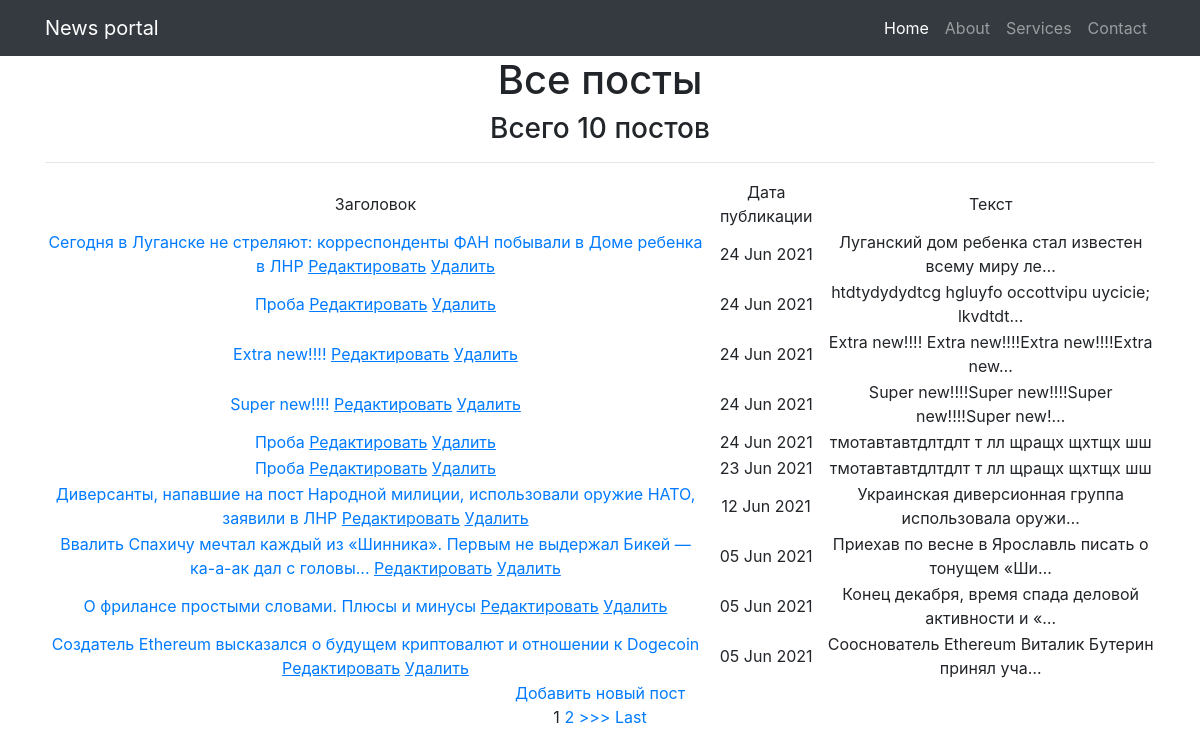
The page / on the database its author committed.
### news/models.py (models this page shows, shortened)
class Post(models.Model):
    author = models.ForeignKey(Author, on_delete=models.CASCADE)
    NEWS = 'NW'
    ARTICLE = 'AR'
    RUBRIC = (
        (NEWS, 'Новость'), (ARTICLE, 'Статья')
    )
    categoryType = models.CharField(max_length=2, choices=RUBRIC, default=ARTICLE)
    time_post = models.DateTimeField(auto_now_add=True)
    postCategory = models.ManyToManyField(Category, through='PostCategory')
    title = models.CharField(max_length=128)
    text = models.TextField()
    rating = models.SmallIntegerField(default=0)
    class Meta:
        verbose_name = 'Публикация'
        verbose_name_plural = 'Публикации'

### news/views.py (the view)
# urls.py: path('', PostsList.as_view()),
class PostsList(ListView):
    model = Post
    template_name = 'posts.html'
    context_object_name = 'posts'
    queryset = Post.objects.order_by('-id')
    paginate_by = 10
    def get_context_data(self, **kwargs):
        context = super().get_context_data(**kwargs)
        context['time_now'] = datetime.utcnow()
        return context

### news/templatetags/custom_filters.py (called while the page is built)
@register.filter(name='censor')  # регистрируем наш фильтр под именем Censor
def censor(text):
    for word in censored_words:
        if word in text:
            text = text.replace(word, '-censored-')
        else:
            continue
    return text

### news/templates/news/posts.html (shortened to what this page needs)
{% extends 'flatpages/default.html' %}
{% load custom_filters %}
{% block content %}
<h1>Все посты</h1>
<h3> Всего {{ posts|length }} постов </h3>
<hr>
{% if posts %}
    <table>
        <tr>
            <td>
                Заголовок
            </td>
            <td>
                Дата публикации
            </td>
            <td>
                Текст
            </td>
        </tr>
    {% for post in posts %}
        <tr>
            <td>
            <a href="{% url 'post_detail' post.id %}">{{ post.title }}</a>
            <a href="{% url 'post_update' post.id %}"><u>Редактировать</u></a>
            <a href="{% url 'post_delete' post.id %}"><u> Удалить </u></a>
        </td>
            <td>
                {{ post.time_post|date:'d M Y' }}
            </td>
            <td>
                {{ post.text|censor|truncatechars:50 }}
            </td>
        </tr>
    {% endfor %}
    </table>
<a href="{% url 'posts_create' %}">Добавить новый пост</a> <br>
{% if is_paginated %}
    {% for num in page_obj.paginator.page_range %}
        {% if page_obj.number == num %}
            <a>{{ num }}</a>
        {% elif num > page_obj.number|add:'-3' and num < page_obj.number|add:'3' %}
            <a href="?page={{ num }}">{{ num }}</a>
        {% endif %}
    {% endfor %}
    {% if page_obj.has_next %}
        <a href="?page={{ page_obj.next_page_number }}">>>></a>
        <a href="?page={{ page_obj.paginator.num_pages }}">Last</a>
    {%endif%}
{% endif %}
{% endif %}
{% endblock content %}

### rows shown on the page
Post: title "Сегодня в Луганске не стреляют: корреспонденты ФАН побывали в Доме ребенка в ЛНР", time_post "24 Jun 2021", text|censor "Луганский дом ребенка стал известен всему миру ле…"
Post: title "Проба", time_post "24 Jun 2021", text|censor "htdtydydydtcg hgluyfo occottvipu uycicie; lkvdtdt…"
Post: title "Extra new!!!!", time_post "24 Jun 2021", text|censor "Extra new!!!! Extra new!!!!Extra new!!!!Extra new…"
Post: title "Super new!!!!", time_post "24 Jun 2021", text|censor "Super new!!!!Super new!!!!Super new!!!!Super new!…"
Post: title "Проба", time_post "24 Jun 2021", text|censor "тмотавтавтдлтдлт т лл щращх щхтщх шш"
Post: title "Проба", time_post "23 Jun 2021", text|censor "тмотавтавтдлтдлт т лл щращх щхтщх шш"
Post: title "Диверсанты, напавшие на пост Народной милиции, использовали оружие НАТО, заявили в ЛНР", time_post "12 Jun 2021", text|censor "Украинская диверсионная группа использовала оружи…"
Post: title "Ввалить Спахичу мечтал каждый из «Шинника». Первым не выдержал Бикей — ка-а-ак дал с головы...", time_post "05 Jun 2021", text|censor "Приехав по весне в Ярославль писать о тонущем «Ши…"
Post: title "О фрилансе простыми словами. Плюсы и минусы", time_post "05 Jun 2021", text|censor "Конец декабря, время спада деловой активности и «…"
Post: title "Создатель Ethereum высказался о будущем криптовалют и отношении к Dogecoin", time_post "05 Jun 2021", text|censor "Сооснователь Ethereum Виталик Бутерин принял уча…"

### other values the page prints
{{ posts|length }} "10"
{{ num }} "1"
{{ num }} "2"
